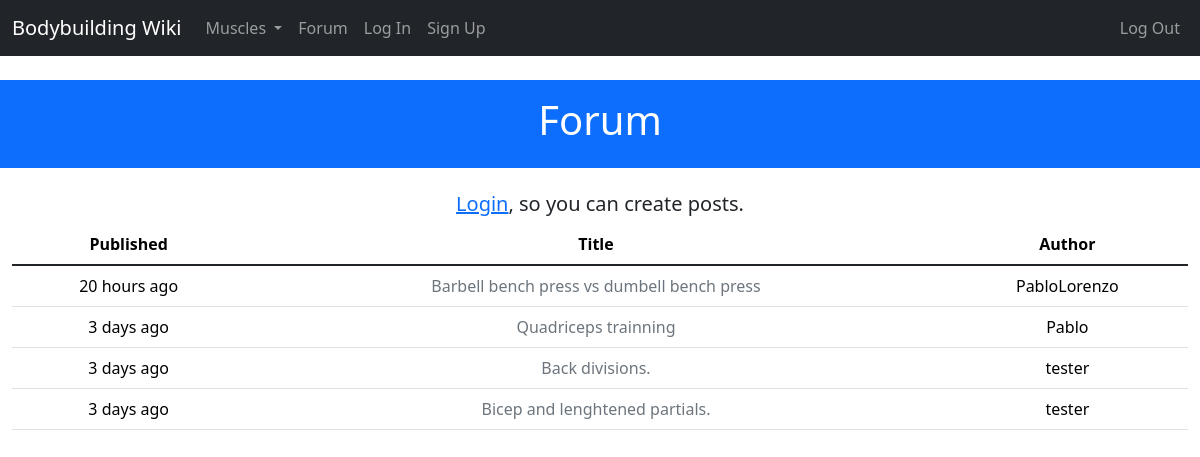
Page /forum on the committed database.
### project/forum/models.py (models this page shows)
class Post(db.Model):
 __tablename__ = 'posts'
 id = db.Column(db.Integer, primary_key=True)
 title = db.Column(db.String(50))
 body = db.Column(db.Text)
 timestamp = db.Column(db.DateTime, index=True, default=datetime.utcnow)
 author_id = db.Column(db.Integer, db.ForeignKey('users.id'))
 comments = db.Relationship('Comment', backref='post', lazy='dynamic')

### project/models.py (models this page shows, shortened)
class User(UserMixin, db.Model):
    __tablename__ = 'users'
    id = db.Column(db.Integer, primary_key=True)
    username = db.Column(db.String(64), unique=True, index=True)
    email = db.Column(db.String(64), unique=True, index=True)
    role_id = db.Column(db.Integer, db.ForeignKey('roles.id'))
    name = db.Column(db.String(64))
    location = db.Column(db.String(64))
    about_me = db.Column(db.Text())
    member_since = db.Column(db.DateTime(), default=datetime.utcnow) # datetime.utcnow is missing the () at the end. This is because the default argument in db.Column() can take a function as a value.
    last_seen = db.Column(db.DateTime(), default=datetime.utcnow)
    password_hash = db.Column(db.String(128))
    posts = db.relationship('Post', backref='author', lazy='dynamic')
    comments = db.relationship('Comment', backref='author', lazy='dynamic')
    papers_saved = db.relationship('PaperSaved', lazy='dynamic')
    def can(self, perm):
        return self.role is not None and self.role.has_permission(perm)
    @property
    def password(self):
        raise AttributeError('password is not a readable attribute')

### project/forum/views.py (the view)
@forum.route('')
def index():
    posts = Post.query.order_by(Post.timestamp.desc()).all()
    return render_template('forum/index.html', posts=posts)

### project/main/__init__.py (called while the page is built)
@main.app_context_processor
def inject_user():
    return dict(user=current_user or None)

@main.app_context_processor
def inject_permissions():
    return dict(Permission=Permission)

@main.app_context_processor
def inject_muscles():
    return dict(muscles=Muscle.query.all())

### project/models.py (called while the page is built)
    def can(self, permissions):
        return False

### project/templates/forum/index.html (shortened to what this page needs)
{% extends 'base.html' %}
{% block header %}Forum{% endblock header %}
{% block content %}
{% if user.can(Permission.WRITE) %}
    <h5 class="text-center">Have something to discuss? <a href="{{ url_for('forum.post_create') }}"> create a post </a></h2>
{% else %}
<h5 class="text-center"><a href="{{ url_for('auth.login') }}">Login</a>, so you can create posts.</h5>
{% endif %}
<table class="table table-hover">
    <thead class="text-center">
        <th scope="col">Published</th>
        <th scope="col">Title</th>
        <th scope="col">Author</th>
    </thead>
    <tbody class="table-group-divider text-center">
        {% for post in posts %}
        <tr scope="row">
            <td>{{ moment(post.timestamp).fromNow() }}</td>
            <td><a href="{{ url_for('forum.post_read', id=post.id) }}"
                class="link-secondary link-offset-2 link-underline-opacity-0 link-underline-opacity-100-hover">{{post.title}}</a></td>
            <td>{{post.author.username}}</td>
        </tr>
        {% endfor %}
    </tbody>
</table>
{% endblock content %}

### rows in the picture
Post: timestamp "20 hours ago", title "Barbell bench press vs dumbell bench press", author.username "PabloLorenzo"
Post: timestamp "3 days ago", title "Quadriceps trainning", author.username "Pablo"
Post: timestamp "3 days ago", title "Back divisions.", author.username "tester"
Post: timestamp "3 days ago", title "Bicep and lenghtened partials.", author.username "tester"
